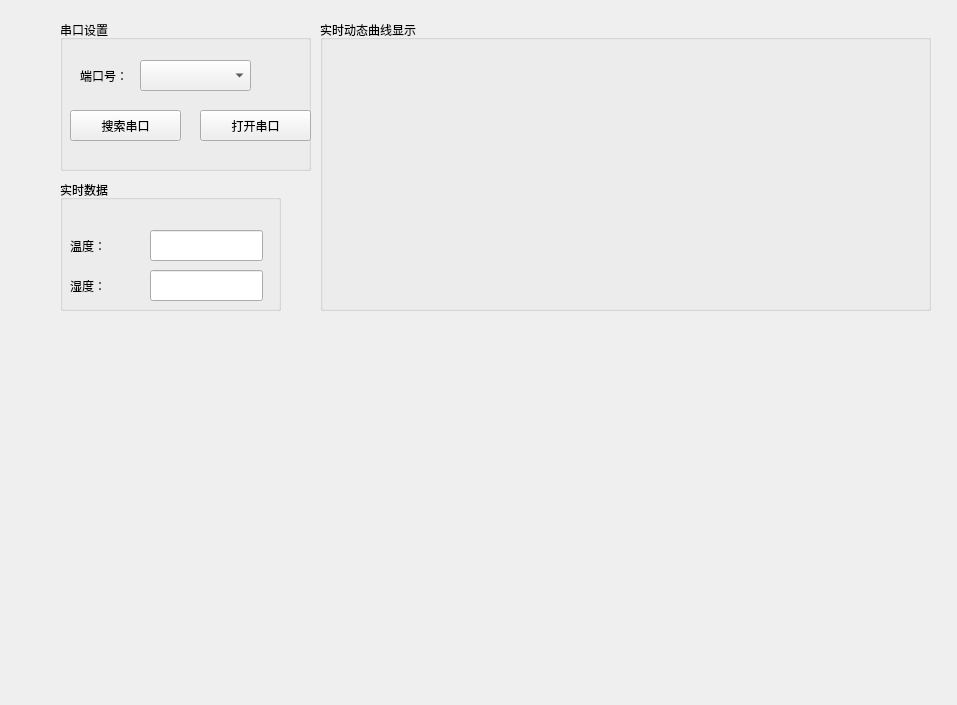
<?xml version="1.0" encoding="UTF-8"?>
<ui version="4.0">
 <class>Widget</class>
 <widget class="QWidget" name="Widget">
  <property name="geometry">
   <rect>
    <x>0</x>
    <y>0</y>
    <width>957</width>
    <height>705</height>
   </rect>
  </property>
  <property name="windowTitle">
   <string>Widget</string>
  </property>
  <widget class="QGroupBox" name="groupBox">
   <property name="geometry">
    <rect>
     <x>60</x>
     <y>20</y>
     <width>251</width>
     <height>151</height>
    </rect>
   </property>
   <property name="title">
    <string>串口设置</string>
   </property>
   <widget class="QLabel" name="lab_port">
    <property name="geometry">
     <rect>
      <x>20</x>
      <y>40</y>
      <width>91</width>
      <height>31</height>
     </rect>
    </property>
    <property name="text">
     <string>端口号：</string>
    </property>
   </widget>
   <widget class="QPushButton" name="btn_search_port">
    <property name="geometry">
     <rect>
      <x>10</x>
      <y>90</y>
      <width>111</width>
      <height>31</height>
     </rect>
    </property>
    <property name="text">
     <string>搜索串口</string>
    </property>
   </widget>
   <widget class="QComboBox" name="comboBox">
    <property name="geometry">
     <rect>
      <x>80</x>
      <y>40</y>
      <width>111</width>
      <height>31</height>
     </rect>
    </property>
   </widget>
   <widget class="QPushButton" name="btn_open_port">
    <property name="geometry">
     <rect>
      <x>140</x>
      <y>90</y>
      <width>111</width>
      <height>31</height>
     </rect>
    </property>
    <property name="text">
     <string>打开串口</string>
    </property>
   </widget>
  </widget>
  <widget class="QGroupBox" name="GroupBox">
   <property name="geometry">
    <rect>
     <x>60</x>
     <y>180</y>
     <width>221</width>
     <height>131</height>
    </rect>
   </property>
   <property name="font">
    <font>
     <weight>50</weight>
     <bold>false</bold>
    </font>
   </property>
   <property name="title">
    <string>实时数据</string>
   </property>
   <widget class="QLabel" name="lab_Humi">
    <property name="geometry">
     <rect>
      <x>10</x>
      <y>90</y>
      <width>71</width>
      <height>31</height>
     </rect>
    </property>
    <property name="text">
     <string>湿度：</string>
    </property>
   </widget>
   <widget class="QLineEdit" name="line_Humi">
    <property name="geometry">
     <rect>
      <x>90</x>
      <y>90</y>
      <width>113</width>
      <height>31</height>
     </rect>
    </property>
   </widget>
   <widget class="QLabel" name="lab_Temp">
    <property name="geometry">
     <rect>
      <x>10</x>
      <y>50</y>
      <width>71</width>
      <height>31</height>
     </rect>
    </property>
    <property name="text">
     <string>温度：</string>
    </property>
   </widget>
   <widget class="QLineEdit" name="line_Temp">
    <property name="geometry">
     <rect>
      <x>90</x>
      <y>50</y>
      <width>113</width>
      <height>31</height>
     </rect>
    </property>
   </widget>
  </widget>
  <widget class="QGroupBox" name="groupBox_2">
   <property name="geometry">
    <rect>
     <x>320</x>
     <y>20</y>
     <width>611</width>
     <height>291</height>
    </rect>
   </property>
   <property name="title">
    <string>实时动态曲线显示</string>
   </property>
   <widget class="QCustomPlot" name="widget_plot" native="true">
    <property name="geometry">
     <rect>
      <x>19</x>
      <y>19</y>
      <width>531</width>
      <height>271</height>
     </rect>
    </property>
   </widget>
  </widget>
 </widget>
 <layoutdefault spacing="6" margin="11"/>
 <customwidgets>
  <customwidget>
   <class>QCustomPlot</class>
   <extends>QWidget</extends>
   <header>qcustomplot.h</header>
   <container>1</container>
  </customwidget>
 </customwidgets>
 <resources/>
 <connections/>
</ui>
